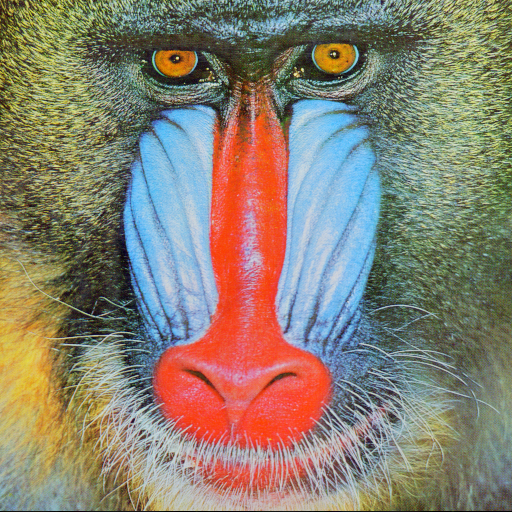
#> input picture Devil/images/baboon.tiff, 512 x 512 px
$ python image_point.py ../../../Devil/images/baboon.tiff
#> lines starting #> are read from the running program, lines starting #| are printed output that depends on the picture; after the words box and inside, x2 and y2 are one past the last pixel; in counts of white or black regions, pixels touching at a corner belong together
# Python: image point multiply 20 using Pillow
# 2025-04-10  K.OHWADA

# https://pillow.readthedocs.io/en/stable/handbook/tutorial.html

import os, sys
from PIL import Image


# multiply each pixel by 20
def image_point_multiply_20(fpath):
	name, ext = os.path.splitext(fpath)
	outfile =  "pil_tutorial_image_point_multiply_20_" + name + ext
	print(outfile)
	im = Image.open(fpath)
	im2 = im.point(lambda i: i * 20)
	im2.show()
	im2.save(outfile)
# end


def image_point_mask(fpath):
#> called with fpath = '../../../Devil/images/baboon.tiff'
	name, ext = os.path.splitext(fpath)
	outfile =  "pil_tutorial_image_point_mask_" + name + ext
	print(outfile)
	im = Image.open(fpath)
#> im is the input picture: PIL image 512x512 RGB; mean R, G, B 137.4, 128.9, 113.1
# split the image into individual bands
	source = im.split()
	R, G, B = 0, 1, 2
# select regions where red is less than 100
	mask = source[R].point(lambda i: i < 100 and 255)
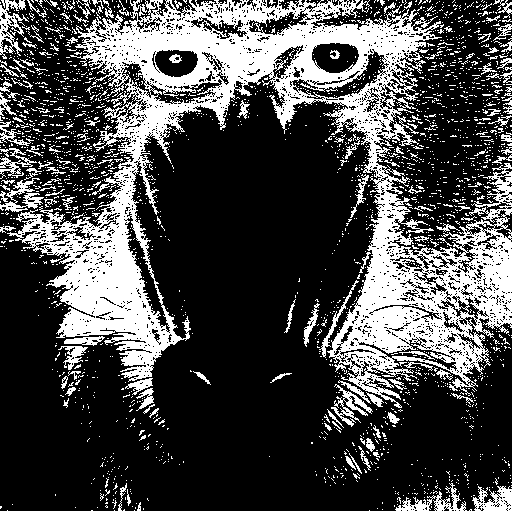
#> mask: PIL image 512x512 L; 28.6% white; 2359 white regions (2218 under 20 px), largest, box (x1, y1, x2, y2) and area: (7, 0, 512, 408) 57132, (0, 483, 512, 512) 1856, (0, 0, 29, 59) 684
# process the green band
	out = source[G].point(lambda i: i * 0.7)
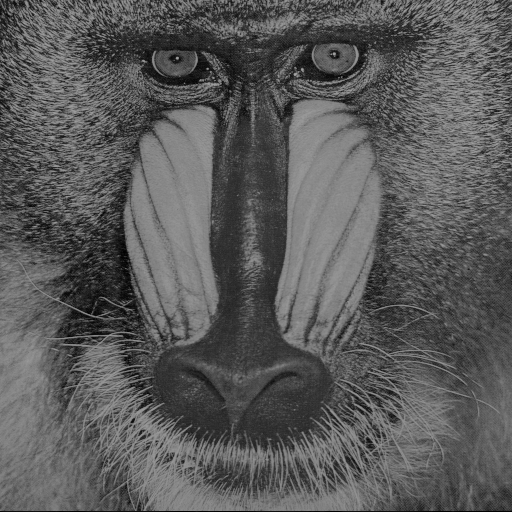
#> out: PIL image 512x512 L; min 0, max 165, mean 90.2
# paste the processed band back, but only where red was < 100
	source[G].paste(out, None, mask)
# build a new multiband image
	im = Image.merge(im.mode, source)
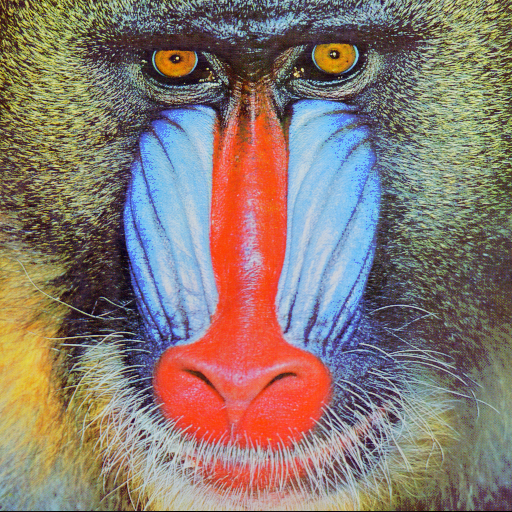
#> im: PIL image 512x512 RGB; mean R, G, B 137.4, 121.5, 113.1
	# im.show()
	im.save(outfile)
# end


# main
args = sys.argv
argc = len(args)
script = args[0]

if argc < 2:
	print("Usage: python %s  <image filepath>" % script)
	exit()
# end

fpath = args[1]
image_point_mask(fpath)
image_point_multiply_20(fpath)
#> in image_point_multiply_20, `im2 = im.point(lambda i: i * 20)`:
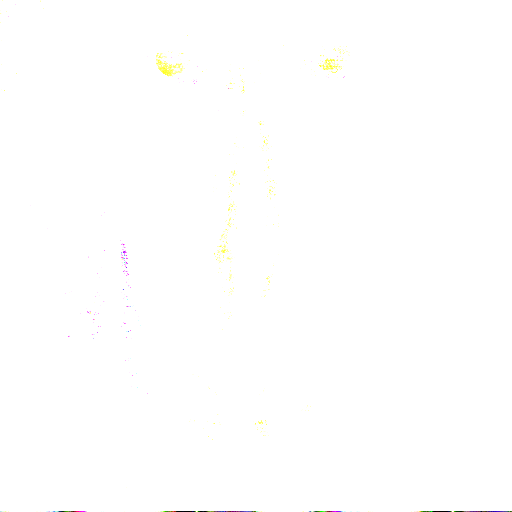
#> im2: PIL image 512x512 RGB; mean R, G, B 254.8, 254.8, 254.5

$ run again, on Devil/images/vegetables.jpg
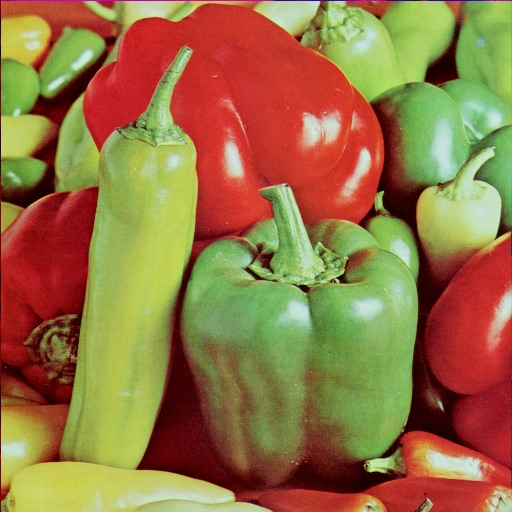
#> input picture Devil/images/vegetables.jpg, 512 x 512 px
#> in image_point_mask, im is the input picture: PIL image 512x512 RGB; mean R, G, B 150.1, 115.5, 67
#> in image_point_mask, `mask = source[R].point(lambda i: i < 100 and 255)`:
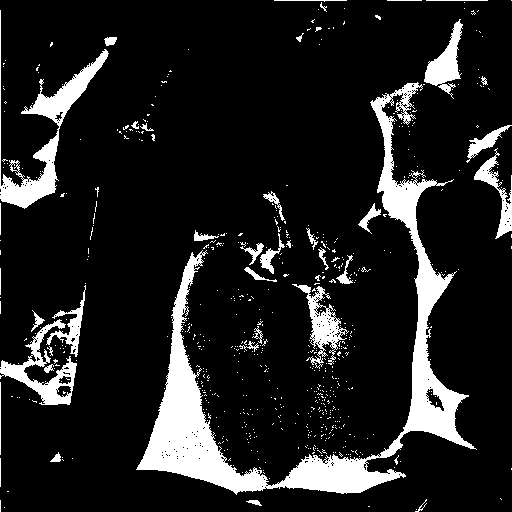
#> mask: PIL image 512x512 L; 12.7% white; 631 white regions (592 under 20 px), largest, box (x1, y1, x2, y2) and area: (136, 82, 477, 495) 19178, (0, 10, 109, 209) 3702, (0, 319, 77, 405) 1901
#> in image_point_multiply_20, `im2 = im.point(lambda i: i * 20)`:
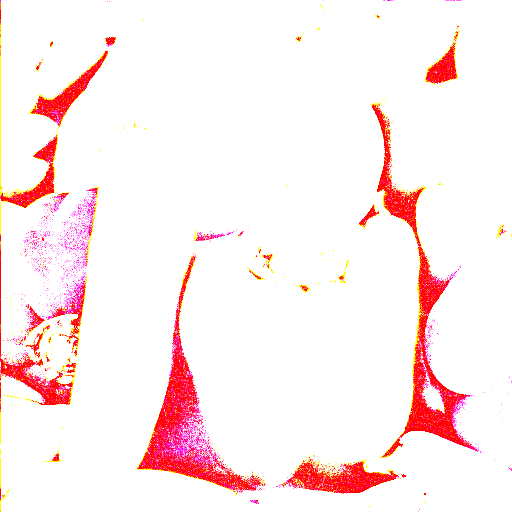
#> im2: PIL image 512x512 RGB; mean R, G, B 255, 237, 237.3
